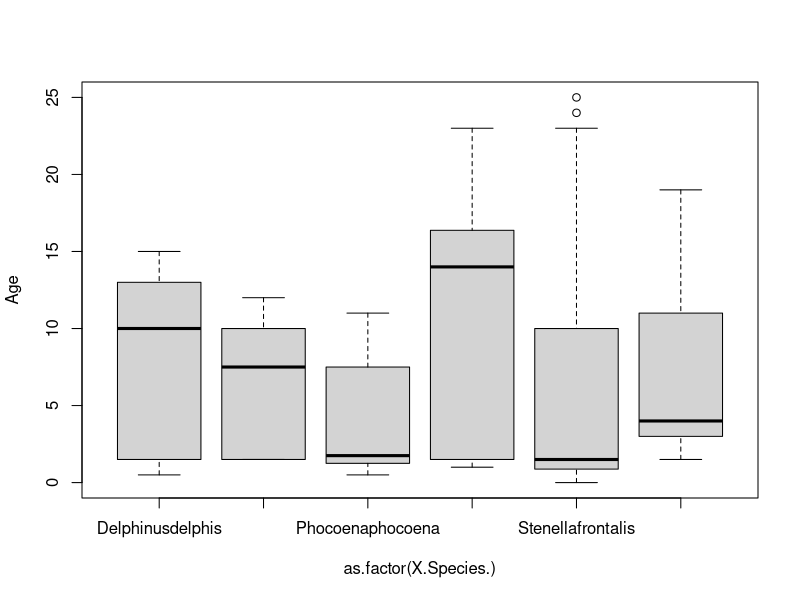

The R source for this figure:
## ---- chunk 1
knitr::opts_knit$set(root.dir="/Users/cmull/Desktop/R courses/R Module/R-for-Ecologists-Dal-Bio/")
#can also use the "../" which works because our RMarkdown file is in the code folder, but we want to set the folder above "cRash-course" as our working directory when we knit the report.
#knitr::opts_knit$set(root.dir="../")
## ---- chunk 2
data <- read.csv("Data/Cetaceans.csv")
head(data)
## ---- chunk 3
library(knitr)
data_head <- head(data)
kable(data_head, digits = 2)
## ---- chunk 4
library(dplyr)
library(ggplot2)
library(knitr)

## ---- chunk 5
knitr::opts_chunk$set(echo = TRUE)
#this defines the global options. So here you are saying print the R code in each of the chunks
## ---- chunk 6
names(data)
plot (Age~as.factor(X.Species.), data = data)
